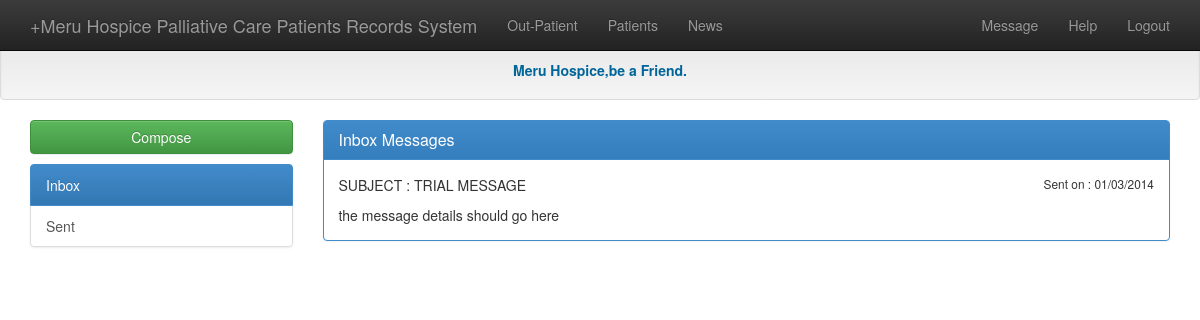
/doctor/read_message.php?shwmsg=1, run on the app's committed database.
### tables this page shows
CREATE TABLE `hos_message` (
  `id` int(10) NOT NULL auto_increment,
  `receiver` int(10) NOT NULL,
  `sender` int(10) NOT NULL,
  `title` varchar(200) NOT NULL,
  `message` varchar(1000) NOT NULL,
  `date` varchar(100) NOT NULL,
  `type` int(10) NOT NULL,
  `status` int(10) NOT NULL,
  PRIMARY KEY  (`id`)
);

### doctor/read_message.php (the view, shortened to what this page needs)
<?php
$msg_id = $_GET['shwmsg'];
$doc_id = $_SESSION['doctor_id'];
$func = new Messages();
?>
<!doctype html>
<html>
<head>
<link href="../bootstrap/dist/css/bootstrap.css" rel="stylesheet" type="text/css" />
<link href="../bootstrap/dist/css/bootstrap-theme.css" rel="stylesheet" type="text/css" />
</head>
<div class="navbar navbar-inverse navbar-fixed-top" role="navigation">
	<div class="container">
    	<div class="navbar-header">
          <a class="navbar-brand" href="#">+Meru Hospice Palliative Care Patients Records System</a>
        </div>
        <div class="navbar-collapse collapse">
        	<ul class="nav navbar-nav">
            	<li><a href="opt.php">Out-Patient</a></li>
                <li><a href="patients.php">Patients</a></li>
                <li><a href="news.php">News</a></li>
            </ul>
            <ul class="nav navbar-nav navbar-right">
            	<li><a href="messages.php">Message <span class="badge"><?php $func->Count_Received_Messages($doc_id,1) ?></span></a></li>
                <li><a href="help.php">Help</a></li>
            	<li><a href="controller/logout.php">Logout</a></li>
            </ul>
        </div>
    </div>
</div>
<br><br>
<div class="well"><center style="color:#069;font-size:14px"><strong>Meru Hospice,be a Friend.</strong></center></div>
<div class="container">
        <div class="row">
        	<div class="col-sm-3">
            	<p><button class="btn btn-success btn-block" id="compose">Compose</button></p>
            	<div class="list-group">
                	<a href="messages.php" class="list-group-item active">Inbox <span style="float:right;" class="badge"><?php $func->Count_Received_Messages($doc_id,1) ?></span></a>
                    <a href="sent_messages.php" class="list-group-item">Sent</a>
                </div>
            </div>
            <div class="col-sm-9">
            	<div class="panel panel-primary">
                	<div class="panel-heading">
                    	<h3 class="panel-title">Inbox Messages</h3>
                    </div>
                    <div class="panel-body">
                    	<?php
							$sql = mysql_query("SELECT * FROM hos_message WHERE id='$msg_id'");
							$res = mysql_fetch_array($sql);
						?>
                        	<p>SUBJECT : <?php echo $res['title']; ?><span style="float:right;"><small>Sent on : <?php echo $res['date']; ?></small></span></p>
                            <?php echo $res['message']; ?>
                    </div>
                </div>
            </div>
        </div>
</div>
<body>
</body>
</html>

### data on the page
hos_message: title "TRIAL MESSAGE", date "01/03/2014", message "the message details should go here"
